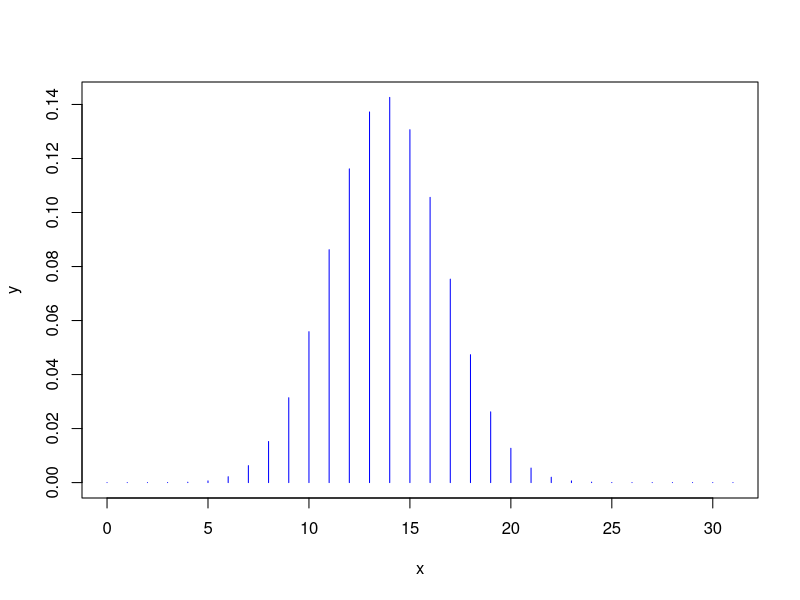
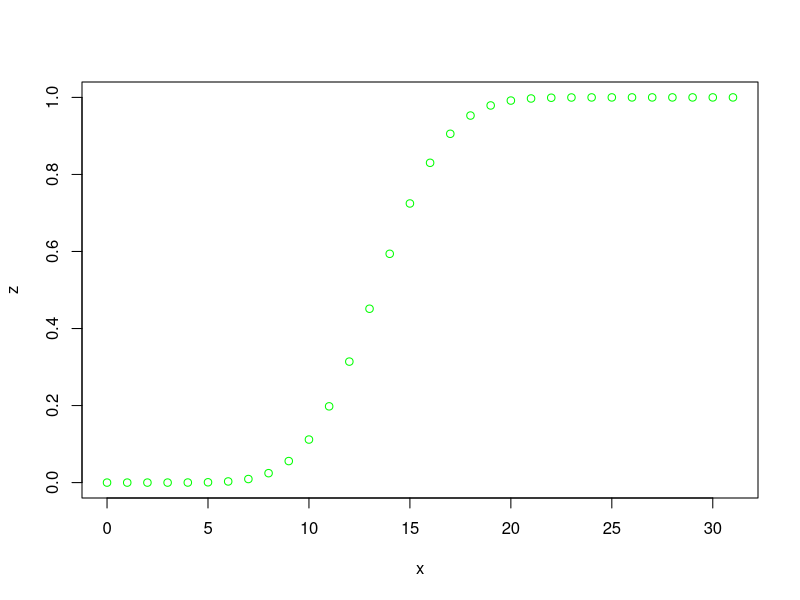

Generate these figures, in order, with R:
#Q1:
#n: no of times rolled
#p:success
#q:failure
#formula: nCr p^ q^
#7<=x<=9
#in built fnc: pbinom
n=12
x=pbinom(9,n,1/6)
y=pbinom(6,n,1/6)
res=x-y
print(res)
#P(x>=9)-P(x>=6)

#or write: 


#Q2:
#use in built fnc: pnorm
#84 or more
#lower.tail: that will give probab greater or equal to 84
#also max marks are 100 so need to be subtracted
pnorm(100,mean=72,sd=15.2)-pnorm(84,mean=72,sd=15.2,lower.tail = FALSE)


#Q3; Poision formula: ((e^-lambda) * (lambda^k))/k!
#k: no of occurence /kitne times
#lambda:given
#in built fns- ppois
#part 1:
ppois(0,lambda=5)
#part 2: P(48<= x <=50)
diff(ppois(c(47,50),lambda = 50))

#Q4: hyperbolic distribution formula:
#m:defective-> favourable outcomes
#n:NON defective: 250-17=233-> NONfavourable outcome --> opposite of m --> jo hume nahi chahiye
#k:randomly selected
dhyper(3,m=17,n=233,k=5)

#Q5: discrete probab
#VIVA QUES- WHERE TO USE DBINOM OR PBINOM??
# probability mass function: dbinom-> d(k,n,p): gives probability density/mass fnc
# cumulative distribution function: pbinom-> p(k,n,p): gives probability 
n=31
x=0:31  #range from 0 to 31
y=dbinom(x,n,0.447)

plot(x,y,type="h",col="blue")  #h for histogram type OR l for line type
z=cumsum(y)# cumulative distribution function calculate krega
plot(x,z,col="green")
#x=pbinom(9,n,1/6)

#use weighted.mean function to calculate mean:
m=weighted.mean(x,y)
m
var=weighted.mean((x-m)^2,y)
var
sd=sqrt(var)
sd